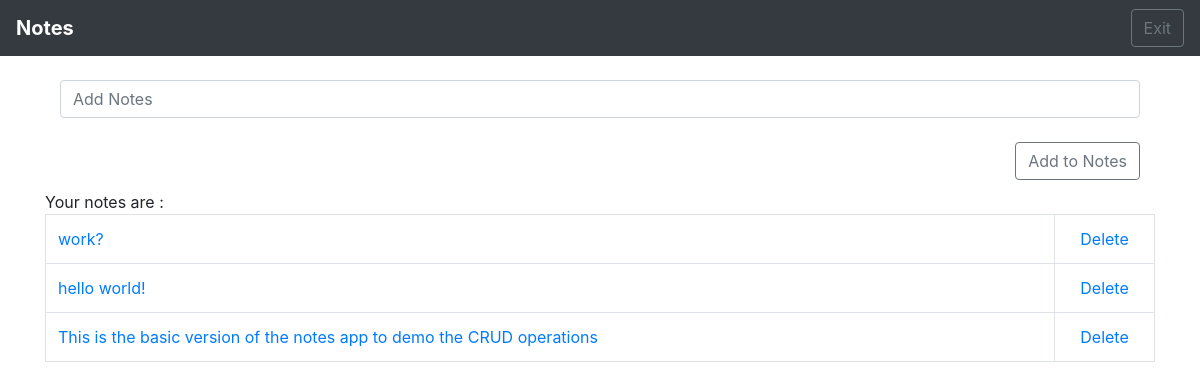
/home, run on an earlier commit of the app's database.
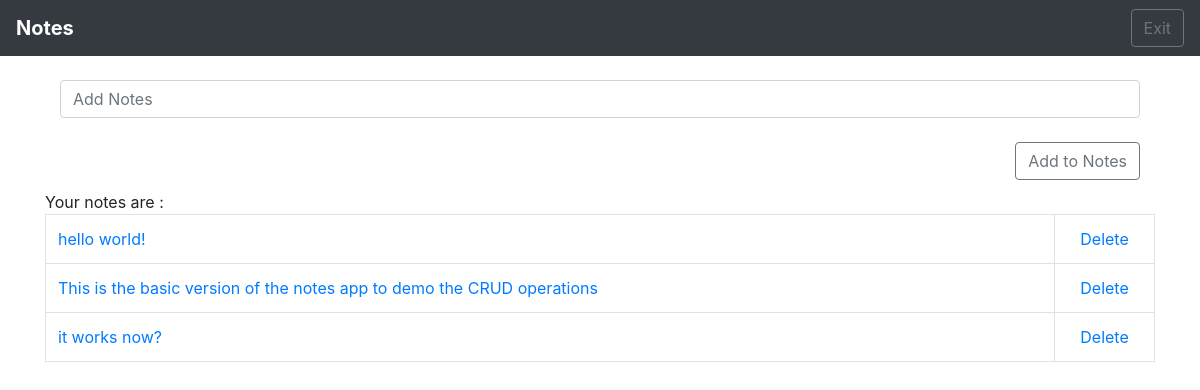
And on a later commit of the database.
### notes_list_app/models.py (models this page shows, shortened)
class List(models.Model):
    item = models.CharField(max_length= 1023)
    objects = models.Manager

### notes_list_app/views.py (the view)
# urls.py: 2. Add a URL to urlpatterns:  path('', views.home, name='home')
def home(request):
    if request.method == 'POST':
        form = Listform(request.POST or None)
        if form.is_valid():
            form.save()
            all_items = List.objects.all
            messages.success(request, ('Notes have been added to the list'))
            return render(request, 'home.html', {'all_items': all_items})
        else:
            all_items = List.objects.all
            return render(request, 'home.html', {'all_items': all_items})
    else:
        all_items = List.objects.all
        return render(request, 'home.html', {'all_items': all_items})

### notes_list_app/templates/home.html (shortened to what this page needs)
{% extends 'base.html' %}
{% block content %}
<div class="container">
    <form class="form my-2 my-lg-0" method="POST">
      <input class="form-control mr-sm-2" type="search" placeholder="Add Notes" aria-label="note" name = "item">
      <br/>
      <button class="btn btn-outline-secondary my-2 my-sm-0" type="submit" style="float: right;">Add to Notes</button>
      <br/>
    </form>
</div>
<br/>
Your notes are :
<br/>
{% if all_items %}
    <table class="table table-bordered">
        {% for things in all_items %}
                <tr>
                <td><a href = "{% url 'edit' things.id %}">{{ things.item }}</a></td>
                <td align="center" style="width:100px"><a href="{% url 'delete' things.id %}">Delete</a></td>
                </tr>
        {% endfor %}
    </table>
{% endif %}
{% endblock %}

What changed in the data, as far as the page shows it:
removed List: item "work?"
added List: item "it works now?"
